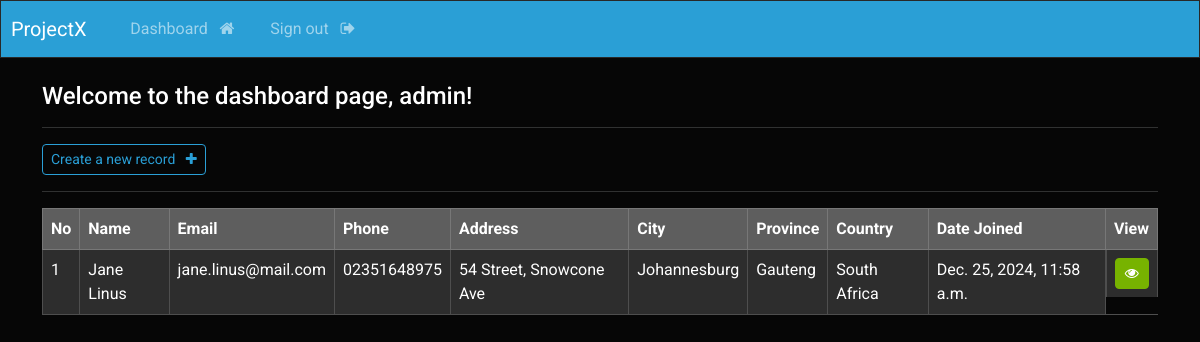
/webapp/dashboard (signed in), run on the app's committed database.
### webapp/models.py (models this page shows)
class Record(models.Model):
    creation_date = models.DateTimeField(auto_now_add=True)
    first_name = models.CharField(max_length=100)
    last_name = models.CharField(max_length=100)
    email = models.CharField(max_length=255)
    phone = models.CharField(max_length=20)
    address = models.CharField(max_length=300)
    city = models.CharField(max_length=255)
    province = models.CharField(max_length=200)
    country = models.CharField(max_length=125)
    def __str__(self):
        return self.first_name + " " + self.last_name

### webapp/views.py (the view)
# urls.py: path('dashboard', views.dashboard, name="dashboard"),
@login_required(login_url="webapp:login")
def dashboard(request):
    records = Record.objects.all()
    context = {'records':records}
    return render(request, 'webapp/dashboard.html', context=context)

### webapp/templates/webapp/dashboard.html
{% extends 'webapp/base.html' %}
{% block content %}
    <h5>Welcome to the dashboard page, {{user}}!</h5>
    <hr>
    <a class="btn btn-outline-primary btn-sm" href="{% url 'webapp:create-record' %}">
        Create a new record &nbsp;
        <i class="fa fa-plus" aria-hidden="true"></i>
    </a>
    <hr>
    <table class="table table-light table-hover table-bordered">
        <thead class="table-secondary">
            <tr>
                <th scope="col">No</th>
                <th scope="col">Name</th>
                <th scope="col">Email</th>
                <th scope="col">Phone</th>
                <th scope="col">Address</th>
                <th scope="col">City</th>
                <th scope="col">Province</th>
                <th scope="col">Country</th>
                <th scope="col">Date Joined</th>
                <th scope="col">View</th>
            </tr>
        </thead>
        <tbody>
        {% if records %}
            {% for record in records %}
                <tr>
                    <td>{{ forloop.counter }}</td>
                    <td>{{ record }}</td>
                    <td>{{ record.email }}</td>
                    <td>{{ record.phone }}</td>
                    <td>{{ record.address }}</td>
                    <td>{{ record.city }}</td>
                    <td>{{ record.province }}</td>
                    <td>{{ record.country }}</td>
                    <td>{{ record.creation_date }}</td>
                    <td class="btn-group-vertical w-100" role="group">
                        <a href="{% url 'webapp:record' record.id %}" class="btn btn-success btn-sm">
                            <i class="fa fa-eye" aria-hidden="true"></i>
                        </a>
                    </td>
                </tr>
            {% endfor %}
        {% endif %}
        </tbody>
    </table>
{% endblock %}

### data on the page
Record: first_name+last_name "Jane Linus", email "jane.linus@mail.com", phone "02351648975", address "54 Street, Snowcone Ave", city "Johannesburg", province "Gauteng", country "South Africa", creation_date "Dec. 25, 2024, 11:58 a.m."

### other printed values
{{ user }} "admin"
